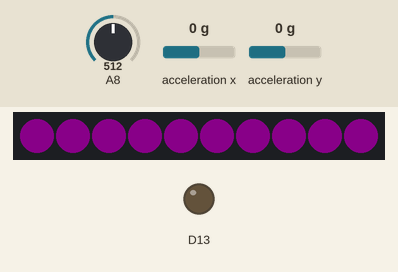
Simulated run of this sketch. Board: Adafruit Circuit Playground Express. On the bench: 10 RGB LEDs in strip order, left to right, output pins drawn as LEDs (lit = HIGH). The inputs (shaded band) are chosen by the test bench; at power-on: acceleration x 0 g, acceleration y 0 g, A8 = 512. Dim RGB values are drawn brighter than linear; what the sketch prints to the serial monitor is not drawn.

Above: at 1.4 s.
1.5 s: acceleration x set to -1.4 g
3.2 s: acceleration y set to -0.8 g
At 4.7 s:
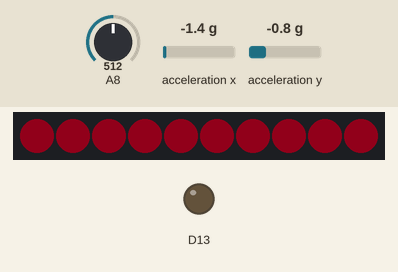
5.0 s: acceleration x set to -0.8 g
At 6.5 s:
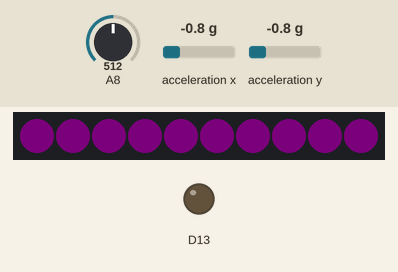
6.8 s: acceleration y set to -1.4 g
At 8.3 s:
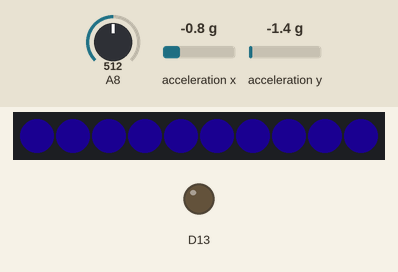
8.6 s: acceleration x set to 0 g
10.4 s: acceleration x set to 1.4 g
Timing chart, 0 to 13.2 s (numbered marks = the images above; inputs shaded):
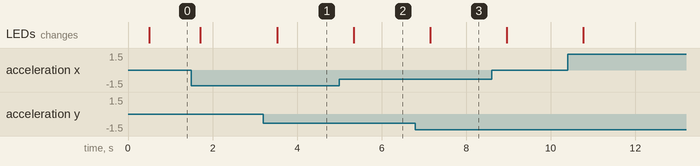

Measured:
- after the input at 3.2 s, the LEDs: change after 0.33 s (image 1)
- after the input at 5.0 s, the LEDs: change after 0.34 s (image 2)
- after the input at 6.8 s, the LEDs: change after 0.35 s (image 3)

The sketch:

physicalComputingAnalog.ino
```cpp
// Author: Hamberfim

// included libraries
#include <Adafruit_CircuitPlayground.h>
#include <Adafruit_Circuit_Playground.h>


void setup() {
  // put your setup code here, to run once:
  // init Serial
  Serial.begin(9600);

  // init the CPX and pins/input/output
  CircuitPlayground.begin();
  // All borads have a defined LED_BUILTIN, for CPX it is pin D13
  pinMode(LED_BUILTIN, OUTPUT);  // also known as CPLAY_REDLED on the CPX hardware
}

void loop() {
  // put your main code here, to run repeatedly:
  // ===== analog light sensor range - 10bit- values range between 0-1023 =====
  // read analog sensor - photo light sensor
  int lightValue = analogRead(A8);

  // set constants for min-max value range of the analog 10bit light sensor
  byte lowEnd = 0;     // min values of sensor reading
  int highEnd = 1023;  // max values of sensor reading
  // set constants for the min-max scale-down range for 8bit output
  byte lowScaleRange = 0;     // min scale down the reading
  byte highScaleRange = 255;  // max scale down the reading

  // map the analog light sensor value from 10bit down to 8bit - down-scale the light reading value to analogWrite range of the LED
  byte brightnessLevel = map(lightValue, lowEnd, highEnd, lowScaleRange, highScaleRange);  // get brighter the lighter it is
  // byte brightnessLevel = map(lightValue, lowEnd, highEnd, highScaleRange, lowScaleRange);  // get brighter the darker it is

  Serial.print(lightValue);  // the reading value
  Serial.print("\t");
  Serial.print(brightnessLevel);  // the down-scaled value
  Serial.print("\t");
  delay(500);

  // set the brightness of the an LED
  // analogWrite(LED_BUILTIN, brightnessLevel);

  // read accelerometer
  float xTilt = CircuitPlayground.motionX();
  float yTilt = CircuitPlayground.motionY();
  Serial.print(xTilt);
  Serial.print("\t");
  Serial.print(yTilt);
  Serial.print("\t");

  // change color of neopixels
  byte r = map(xTilt, -10, 10, 0, 255);
  byte b = map(yTilt, -10, 10, 0, 255);

  Serial.print(r);
  Serial.print("\t");
  Serial.print(b);
  Serial.print("\t");

  for (byte i = 0; i < 10; i++) {
    CircuitPlayground.setPixelColor(i, r, 0, b);
  }

  // mic
  float micSoundPressureLv = CircuitPlayground.mic.soundPressureLevel(100);
  Serial.println(micSoundPressureLv);
}
```
